Frame 1 (no input): blank canvas, image omitted
Frame 60 (no input): blank canvas, image omitted
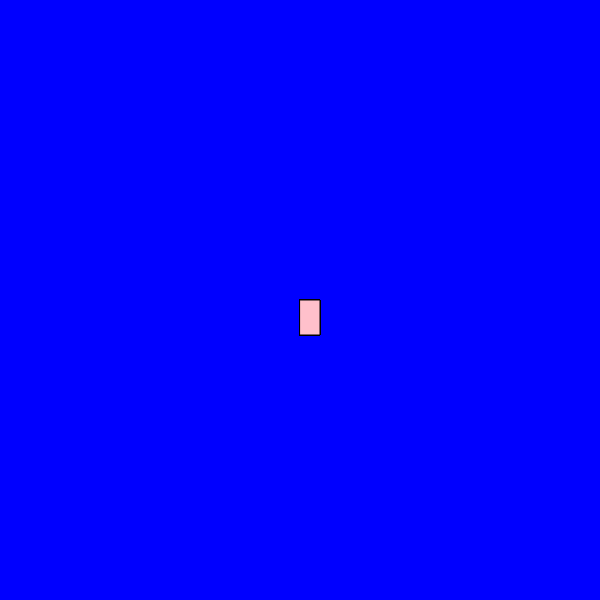
Frame 120 (the mouse pressed at the canvas centre since frame 60)

The p5.js sketch whose frames 1 and 60 were blank and that drew this single picture after the mouse press (run headless with seeded random() and noise() and a simulated clock; from frame 60 on, the mouse is pressed at the canvas centre):

// p5.js sketch
// ── sketch.js
function setup() {
    createCanvas(600, 600);
     background("blue");
  }
  
  function draw() {
    
   stroke("black");
    fill("pink");
    
    //console.log(mouseIsPressed);
    
    if (mouseIsPressed){
      rect(mouseX,mouseY,20,35);
    }
  }
